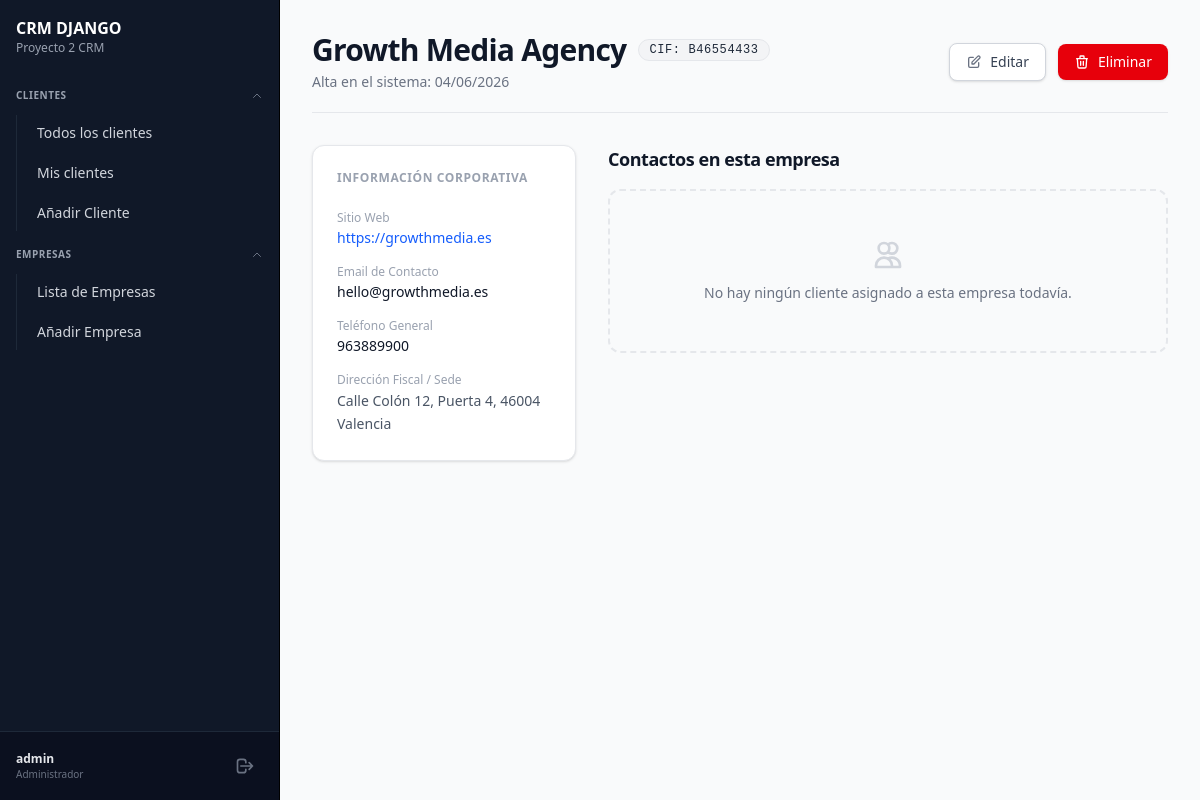
The page /empresas/detalle/6 (signed in) on the database as committed earlier.
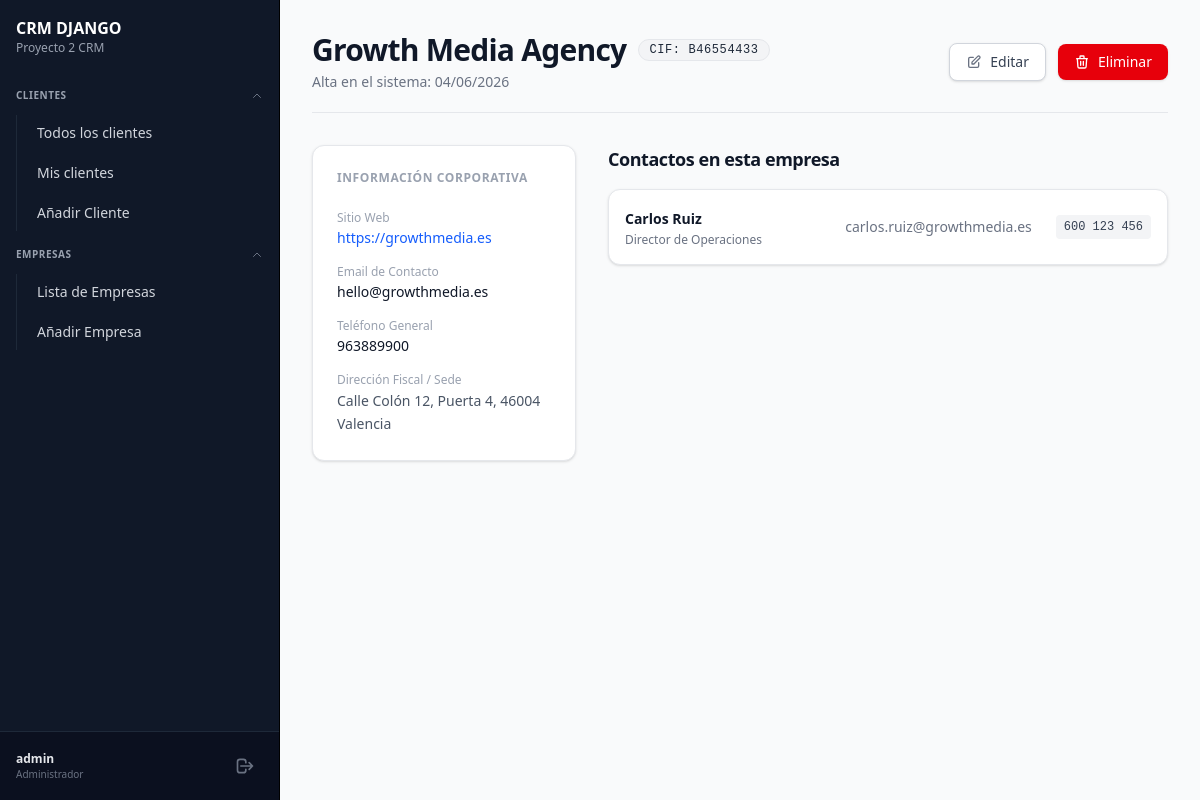
The same page on the database as committed later.
### crm/models/company_model.py (models this page shows, shortened)
class Company(models.Model):
    name = models.CharField(max_length=100, verbose_name='Nombre de la Empresa')
    email = models.EmailField(verbose_name='Email')
    phone = models.CharField(max_length=20, verbose_name='Teléfono')
    address = models.CharField(max_length=200, verbose_name='Dirección')
    website = models.URLField(verbose_name='Sitio Web')
    created_at = models.DateTimeField(auto_now_add=True, verbose_name='Fecha de Creación')
    cif = models.CharField(max_length=20, unique=True, verbose_name='CIF')
    class Meta:
        verbose_name = 'Empresa'
        verbose_name_plural = 'Empresas'

### crm/models/client_model.py (models this page shows, shortened)
class Client(models.Model):
    company = models.ForeignKey('Company', on_delete=models.CASCADE, related_name='clients', verbose_name='Empresa')
    commercial = models.ForeignKey(User, on_delete=models.SET_NULL, null=True, related_name='clients', verbose_name='Comercial')
    first_name = models.CharField(max_length=100, verbose_name='Nombre')
    last_name = models.CharField(max_length=100, verbose_name='Apellido')
    email = models.EmailField(verbose_name='Email')
    phone = models.CharField(max_length=20, verbose_name='Teléfono')
    position = models.CharField(max_length=200, blank=True, verbose_name='Cargo')
    created_at = models.DateTimeField(auto_now_add=True, verbose_name='Fecha de Creación')
    updated_at = models.DateTimeField(auto_now=True, verbose_name='Fecha de Actualización')
    class Meta:
        verbose_name = 'Cliente'
        verbose_name_plural = 'Clientes'

### crm/views/company_views.py (the view)
# urls.py: path('empresas/detalle/<pk>', CompanyDetailView.as_view(), name='detalle-empresa'),
@method_decorator(login_required, name='dispatch')
class CompanyDetailView(DetailView):
    model = Company
    template_name = 'companies/company_detail.html'
    context_object_name = 'company'

### crm_django/templates/companies/company_detail.html (shortened to what this page needs)
{% extends "general/layout.html" %}
{% block page_content %}
<div class="max-w-6xl mx-auto space-y-8">
    <div class="flex flex-col md:flex-row md:items-center md:justify-between border-b border-gray-200 pb-5 gap-4">
        <div>
            <div class="flex items-center gap-3">
                <h1 class="text-3xl font-bold text-gray-900 tracking-tight">
                    {{ company.name }}
                </h1>
                <span class="inline-flex items-center px-2.5 py-0.5 rounded-full text-xs font-medium bg-gray-100 text-gray-800 border border-gray-200 uppercase tracking-wider font-mono">
                    CIF: {{ company.cif }}
                </span>
            </div>
            <p class="text-sm text-gray-500 mt-1">Alta en el sistema: {{ company.created_at|date:"d/m/Y" }}</p>
        </div>
        <div class="flex items-center gap-3">
            <a href="{% url "editar-empresa" company.pk %}" class="inline-flex items-center justify-center px-4 py-2 text-sm font-medium text-gray-700 bg-white border border-gray-300 rounded-lg hover:bg-gray-50 transition-colors shadow-sm gap-2">
                Editar
            </a>
            <a href="{% url "eliminar-empresa" company.pk %}" class="inline-flex items-center justify-center px-4 py-2 text-sm font-medium text-white bg-red-600 rounded-lg hover:bg-red-700 transition-colors shadow-sm gap-2">
                Eliminar
            </a>
        </div>
    </div>
    <div class="grid grid-cols-1 lg:grid-cols-3 gap-8">
        <div class="lg:col-span-1 bg-white border border-gray-200 rounded-xl shadow-sm p-6 space-y-6 h-fit">
            <h3 class="text-xs font-semibold text-gray-400 uppercase tracking-wider">Información Corporativa</h3>
            <div class="space-y-4">
                <div>
                    <label class="block text-xs font-medium text-gray-400">Sitio Web</label>
                    <a href="{{ company.website }}" target="_blank" class="text-sm font-medium text-blue-600 hover:text-blue-700 hover:underline block mt-0.5 break-all">
                        {{ company.website }}
                    </a>
                </div>
                <div>
                    <label class="block text-xs font-medium text-gray-400">Email de Contacto</label>
                    <span class="text-sm font-medium text-gray-900 block mt-0.5 break-all">{{ company.email }}</span>
                </div>
                <div>
                    <label class="block text-xs font-medium text-gray-400">Teléfono General</label>
                    <span class="text-sm font-medium text-gray-900 block mt-0.5">{{ company.phone }}</span>
                </div>
                <div>
                    <label class="block text-xs font-medium text-gray-400">Dirección Fiscal / Sede</label>
                    <span class="text-sm font-medium text-gray-600 block mt-0.5 leading-relaxed">{{ company.address }}</span>
                </div>
            </div>
        </div>
        <div class="lg:col-span-2 space-y-4">
            <h3 class="text-lg font-bold text-gray-900 tracking-tight mb-4">Contactos en esta empresa</h3>
            {% if company.clients.all %}
                <div class="bg-white border border-gray-200 rounded-xl shadow-sm overflow-hidden">
                    <ul class="divide-y divide-gray-100">
                        {% for client in company.clients.all %}
                            <li class="p-4 hover:bg-gray-50 transition-colors">
                                <div class="flex items-center justify-between gap-4">
                                    <div>
                                        <a href="{% url 'detalle-cliente' client.pk %}" class="text-sm font-bold text-gray-900 hover:text-blue-600 transition-colors">
                                            {{ client.first_name }} {{ client.last_name }}
                                        </a>
                                        <p class="text-xs text-gray-500 mt-0.5">{{ client.position|default:"Sin cargo definido" }}</p>
                                    </div>
                                    <div class="flex items-center gap-6 text-sm text-gray-500">
                                        <span class="hidden sm:inline">{{ client.email }}</span>
                                        <span class="font-mono text-xs bg-gray-100 px-2 py-1 rounded text-gray-700">{{ client.phone|default:"—" }}</span>
                                    </div>
                                </div>
                            </li>
                        {% endfor %}
                    </ul>
                </div>
            {% else %}
                <div class="text-center py-12 border-2 border-dashed border-gray-200 rounded-xl p-6">
                    <p class="text-sm text-gray-500">No hay ningún cliente asignado a esta empresa todavía.</p>
                </div>
            {% endif %}
        </div>
    </div>
</div>
{% endblock %}

### crm_django/templates/general/layout.html (shortened to what this page needs)
<!DOCTYPE html>
<html lang="es">
<head>
    <script src="https://cdn.jsdelivr.net/npm/@tailwindcss/browser@4"></script>
</head>
<body class="flex h-screen bg-gray-50 overflow-hidden">
    {% include "_includes/_sidebar.html" %}
    <div class="flex-1 flex flex-col min-w-0 h-screen overflow-y-auto p-8">
    {% block page_content %}{% endblock page_content %}
    </div>
</body>
</html>

### crm_django/templates/_includes/_sidebar.html (shortened to what this page needs)
<aside class="w-[280px] h-screen bg-gray-900 border-r border-outline-variant flex flex-col flex-shrink-0">
    <div>
        <h1 class="text-white pl-4 pt-4 font-bold"><a href="{% url 'home' %}">CRM DJANGO</a></h1>
        <p class="text-gray-400 pl-4 text-xs">Proyecto 2 CRM</p>
    </div>
    <nav class="mt-6 space-y-2">
        <details class="group px-4" open>
            <summary class="flex items-center justify-between text-[10px] font-semibold text-gray-400 uppercase
            tracking-wider cursor-pointer list-none py-2 hover:text-white transition-colors">
                <span>Clientes</span>
                <svg class="w-3 h-3 text-gray-500 group-open:rotate-180 transition-transform" fill="none" stroke="currentColor" viewBox="0 0 24 24" xmlns="http://www.w3.org/2000/svg">
                    <path stroke-linecap="round" stroke-linejoin="round" stroke-width="2" d="M19 9l-7 7-7-7"></path>
                </svg>
            </summary>
            <ul class="text-white flex flex-col gap-1 mt-1 pl-2 border-l border-gray-800">
                <li>
                    <a class="block w-full py-2 px-3 rounded-md hover:bg-white/10 transition-colors text-sm text-gray-300 hover:text-white" href="{% url 'clientes' %}">
                        Todos los clientes
                    </a>
                </li>
                <li>
                    <a class="block w-full py-2 px-3 rounded-md hover:bg-white/10 transition-colors text-sm text-gray-300 hover:text-white font-medium" href="{% url 'clientes' %}?scope=mine">
                        Mis clientes
                    </a>
                </li>
                <li>
                    <a class="block w-full py-2 px-3 rounded-md hover:bg-white/10 transition-colors text-sm text-gray-300 hover:text-white" href="{% url 'crear-cliente' %}">
                        Añadir Cliente
                    </a>
                </li>
            </ul>
        </details>
        <details class="group px-4" open>
            <summary class="flex items-center justify-between text-[10px] font-semibold text-gray-400 uppercase
                tracking-wider cursor-pointer list-none py-2 hover:text-white transition-colors">
                <span>Empresas</span>
                <svg class="w-3 h-3 text-gray-500 group-open:rotate-180 transition-transform" fill="none" stroke="currentColor" viewBox="0 0 24 24" xmlns="http://www.w3.org/2000/svg">
                    <path stroke-linecap="round" stroke-linejoin="round" stroke-width="2" d="M19 9l-7 7-7-7"></path>
                </svg>
            </summary>
            <ul class="text-white flex flex-col gap-1 mt-1 pl-2 border-l border-gray-800">
                <li>
                    <a class="block w-full py-2 px-3 rounded-md hover:bg-white/10 transition-colors text-sm text-gray-300 hover:text-white" href="{% url "empresas" %}">
                        Lista de Empresas
                    </a>
                </li>
                <li>
                    <a class="block w-full py-2 px-3 rounded-md hover:bg-white/10 transition-colors text-sm text-gray-300 hover:text-white" href="{% url "crear-empresa" %}">
                        Añadir Empresa
                    </a>
                </li>
            </ul>
        </details>
    </nav>
    <div class="mt-auto border-t border-gray-800 p-4 bg-gray-950/40">
        <div class="flex items-center justify-between">
            <div class="flex flex-col min-w-0">
                <span class="text-xs font-semibold text-gray-200 truncate">{{ user.username }}</span>
                <span class="text-[10px] text-gray-500 truncate">
                    {% if user.is_staff %}Administrador{% else %}Comercial{% endif %}
                </span>
            </div>
            <form method="POST" action="{% url 'logout' %}">
                <button type="submit" class="p-2 text-gray-500 hover:text-red-400 rounded-md hover:bg-white/5 transition-colors cursor-pointer group" title="Cerrar Sesión">
                    <svg class="w-5 h-5" fill="none" stroke="currentColor" viewBox="0 0 24 24" xmlns="http://www.w3.org/2000/svg">
                        <path stroke-linecap="round" stroke-linejoin="round" stroke-width="2" d="M17 16l4-4m0 0l-4-4m4 4H7m6 4v1a3 3 0 01-3 3H6a3 3 0 01-3-3V7a3 3 0 013-3h4a3 3 0 013 3v1"></path>
                    </svg>
                </button>
            </form>
        </div>
    </div>
</aside>

Rows that differ between the two databases and show on the page:
added Client: first_name "Carlos", last_name "Ruiz", position "Director de Operaciones", email "carlos.ruiz@growthmedia.es", phone "600 123 456"
Other text that changed with them:
text no longer shown: "No hay ningún cliente asignado a esta empresa todavía."
